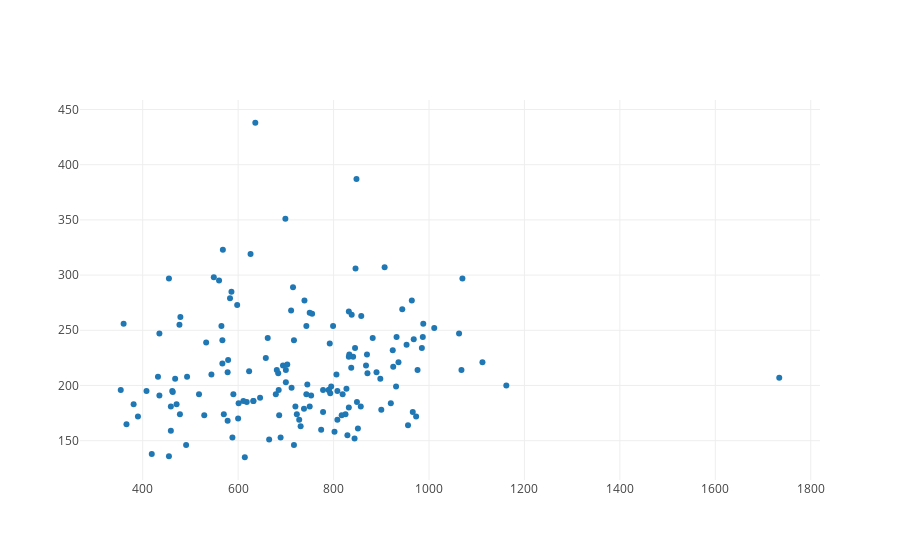

Here is the notebook cell this chart was saved with:
### Code cell
corr_plot(df['Total Tickets Opened'], df['Customer Count - Sub'])

### Figure 1 — Plotly figure (JSON) as saved in the notebook; plotly's stock layout.template omitted (floating-point values rounded to 4 significant figures; data arrays with more than 128 entries replaced by an {"elided": "..."} marker saying what was removed)
{"data": [{"mode": "markers", "type": "scatter", "uid": "58cb1604-365f-11e9-8001-acde48001122", "x": {"elided": "150 int values"}, "y": {"elided": "150 int values"}}], "layout": {}}
